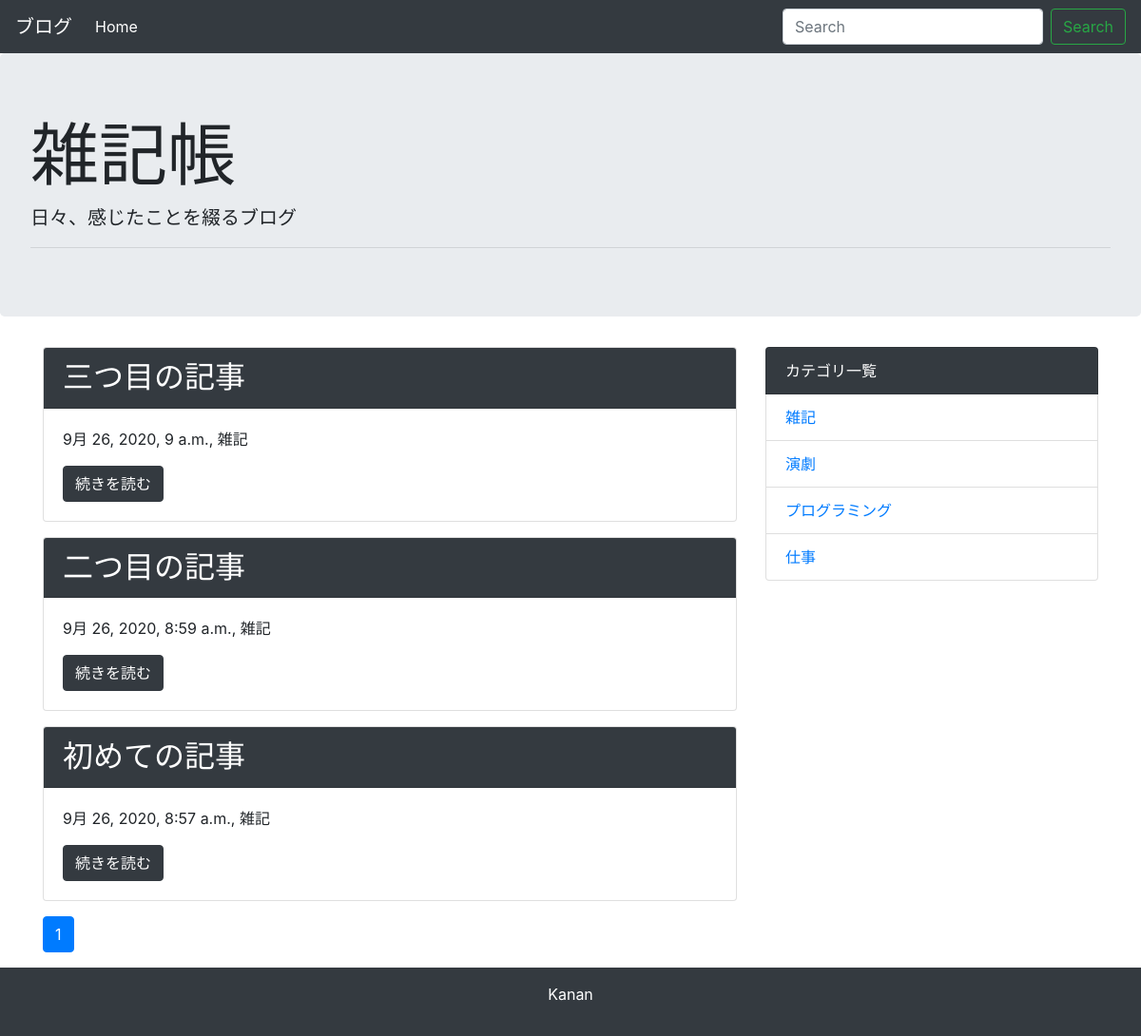
The page / on the database its author committed.
### blog/models.py (models this page shows, shortened)
class Post(models.Model):
    title = models.CharField('タイトル', max_length=30)
    text = models.TextField('本文')
    creat_at = models.DateTimeField('作成日', default=timezone.now)
    category = models.ForeignKey(Category, verbose_name='カテゴリ', on_delete=models.PROTECT)

class Category(models.Model):
    name = models.CharField('カテゴリ名', max_length=255)
    creat_at = models.DateTimeField('作成日', default=timezone.now)
    def __str__(self):
        return self.name

### blog/views.py (the view)
# urls.py: path('', views.IndexView.as_view(), name='index'),
class IndexView(generic.ListView):
    model = Post
    paginate_by = 10
    def get_queryset(self): #記事を新しい順に並び替え
        queryset = Post.objects.order_by('-creat_at')
        keyword = self.request.GET.get('keyword')
        if keyword:
            queryset = queryset.filter(
                Q(title__icontains=keyword) | Q(text__icontains=keyword)
            )
        return queryset

### blog/context_processors.py (called while the page is built)
def commons(request):
    context = {
        'category_list':Category.objects.all()
    }
    return context

### blog/templatetags/mytag.py (called while the page is built)
@register.simple_tag
def url_replace(request, field, value):
    url_dict = request.GET.copy()
    url_dict[field] = str(value)
    return url_dict.urlencode()

### blog/templates/blog/post_list.html
{% extends 'blog/base.html' %}
{% block content %}
{% for post in post_list %}
  <div class="card mb-3">
    <h2 class="card-header bg-dark text-white">{{ post.title }}</h2>
    <div class="card-body">
        <p>{{ post.creat_at }}, {{ post.category }}</p>
        <a href="{% url 'blog:detail' post.pk %}" class="btn btn-dark">続きを読む</a>
    </div>
  </div>
{% endfor %}
{% include 'blog/page.html' %}
{% endblock %}

### blog/templates/blog/base.html (shortened to what this page needs)
<!doctype html>
<html lang="ja">
  <head>
    <link rel="stylesheet" href="https://stackpath.bootstrapcdn.com/bootstrap/4.5.2/css/bootstrap.min.css">
  </head>
  <body>
    <nav class="navbar navbar-expand-lg navbar-dark bg-dark">
  <a class="navbar-brand" href="{% url 'blog:index' %}">ブログ</a>
  <div class="collapse navbar-collapse" id="navbarSupportedContent">
    <ul class="navbar-nav mr-auto">
      <li class="nav-item active">
        <a class="nav-link" href="{% url 'blog:index' %}">Home </a>
      </li>
    </ul>
    <form class="form-inline my-2 my-lg-0" method="GET" action="{% url 'blog:index' %}">
      <input class="form-control mr-sm-2" type="text" placeholder="Search" aria-label="Search" name="keyword">
      <button class="btn btn-outline-success my-2 my-sm-0" type="submit">Search</button>
    </form>
  </div>
</nav>
<div class="jumbotron">
  <h1 class="display-3">雑記帳</h1>
  <p class="lead">日々、感じたことを綴るブログ</p>
  <hr class="my-2">
</div>
    <div class="container">
      <div class="row">
        <div class="col-md-8">
          {% block content %}
          {% endblock %}
        </div>
        <div class="col-md-4">
          <ul class="list-group">
            <li class="list-group-item bg-dark text-white">カテゴリ一覧</li>
            {% for category in category_list %}
            <li class="list-group-item"><a href="{% url 'blog:category' category.pk %}">{{ category }}</a></li>
            {% endfor %}
          </ul>
        </div>
      </div>
    </div>
    <footer class="bg-dark text-white text-center py-3">
      <p>Kanan</p>
    </footer>
  </body>
</html>

### blog/templates/blog/page.html (shortened to what this page needs)
{% load mytag %}
<nav aria-label="Page navigation">
  <ul class="pagination">
      {% for link_page in page_obj.paginator.page_range %}
        {% if link_page == page_obj.number %}
          <li class="page-item active">
            <a class="page-link" href="?{% url_replace request 'page' link_page %}">
              {{ link_page }}
            </a>
          </li>
        {% else %}
          <li class="page-item">
            <a class="page-link" href="?{% url_replace request 'page' link_page %}">
              {{ link_page }}
            </a>
          </li>
        {% endif %}
      {% endfor %}
  </ul>
</nav>

### rows shown on the page
Post: title "三つ目の記事", creat_at "9月 26, 2020, 9 a.m.", category "雑記"
Post: title "二つ目の記事", creat_at "9月 26, 2020, 8:59 a.m.", category "雑記"
Post: title "初めての記事", creat_at "9月 26, 2020, 8:57 a.m.", category "雑記"
Category: name "雑記"
Category: name "演劇"
Category: name "プログラミング"
Category: name "仕事"

### other values the page prints
{{ link_page }} "1"
